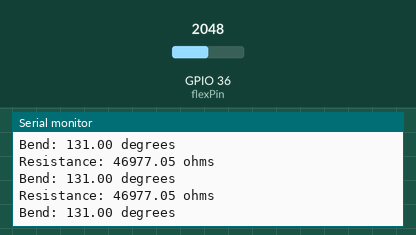
Recording of a sketch running on a simulated ESP32. Parts: the last lines printed to the serial monitor. Inputs (shaded band) come from the test bench; at power-on: GPIO 36 (flexPin) = 2048.

Above: at 1.3 s.
1.4 s: GPIO 36 (flexPin) set to 2866
At 1.9 s:
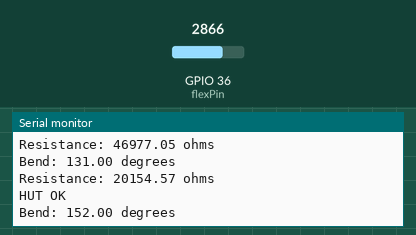
3.5 s: GPIO 36 (flexPin) set to 2047
At 3.9 s:
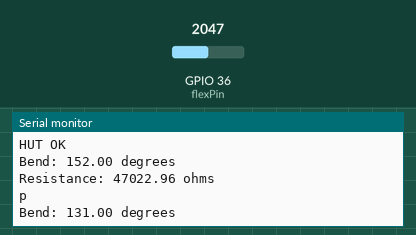
5.5 s: GPIO 36 (flexPin) set to 1228
At 5.9 s:
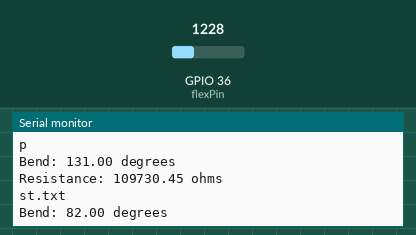
7.5 s: GPIO 36 (flexPin) set to 491
At 7.9 s:
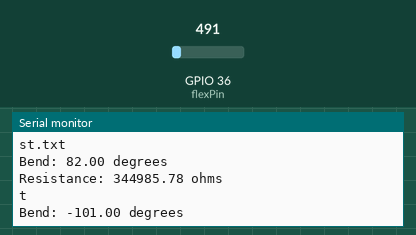
9.5 s: GPIO 36 (flexPin) set to 0
At 9.9 s:
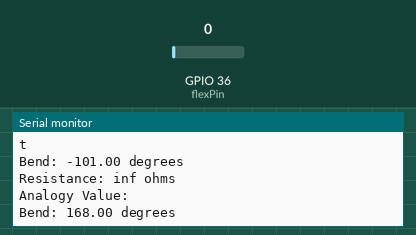
11.0 s: GPIO 36 (flexPin) set to 4095
At 11.4 s:
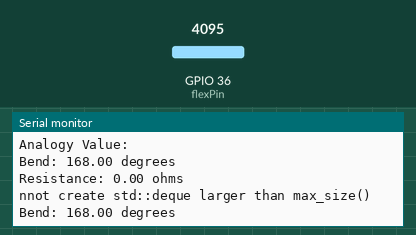
Timing chart, 0 to 14.0 s (numbered marks = the images above; inputs shaded):
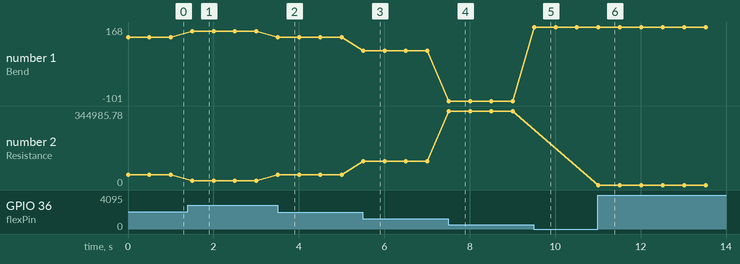

Measured:
- after the input at 1.4 s, the serial monitor: prints a new line after 0.10 s (image 1)
- after the input at 3.5 s, the serial monitor: prints a new line at once (image 2)
- after the input at 5.5 s, the serial monitor: prints a new line at once (image 3)
- after the input at 7.5 s, the serial monitor: prints a new line at once (image 4)
- after the input at 9.5 s, the serial monitor: prints a new line at once (image 5)
- after the input at 11.0 s, the serial monitor: prints a new line at once (image 6)
- plotted number 1: 131 → 152 after the input at 1.4 s, 131 → 82 after the input at 5.5 s, 82 → -101 after the input at 7.5 s, -101 → 168 after the input at 9.5 s
- plotted number 2: 46977.05 → 20154.57 after the input at 1.4 s, 20154.57 → 47022.96 after the input at 3.5 s, 47022.96 → 109730.45 after the input at 5.5 s, 109730.45 → 344985.78 after the input at 7.5 s, 344985.78 → 0 after the input at 11.0 s

The sketch:

flex_sensor_esp.ino
```cpp
const int flexPin = 36; // ADC1_CH0 on ESP32 DevKit v1

const float VCC = 3.3; // voltage at ESP32 3.3V line
const float R_DIV = 47000.0; // resistor used to create a voltage divider
const float flatResistance = 215000.0; // resistance when flat
const float bendResistance = 100000.0; // resistance at 90 deg

void setup() {
 Serial.begin(115200); // ESP32 uses 115200 baud rate by default
 pinMode(flexPin, INPUT);
}

void loop() {
 // Read the ADC, and calculate voltage and resistance from it
 int ADCflex = analogRead(flexPin);
 float Vflex = ADCflex * VCC / 4095.0; // ESP32 has a 12-bit ADC, so the maximum value is 4095
 float Rflex = R_DIV * (VCC / Vflex - 1.0);
 Serial.println("Resistance: " + String(Rflex) + " ohms");
 // adding a print statement to view the analogy reading
 Serial.println("Analogy Value: " + ADCflex );

 // Use the calculated resistance to estimate the sensor's bend angle:
 float angle = map(Rflex, flatResistance, bendResistance, 0, 90.0);
 Serial.println("Bend: " + String(angle) + " degrees");
 Serial.println();

 delay(500);
}
```
